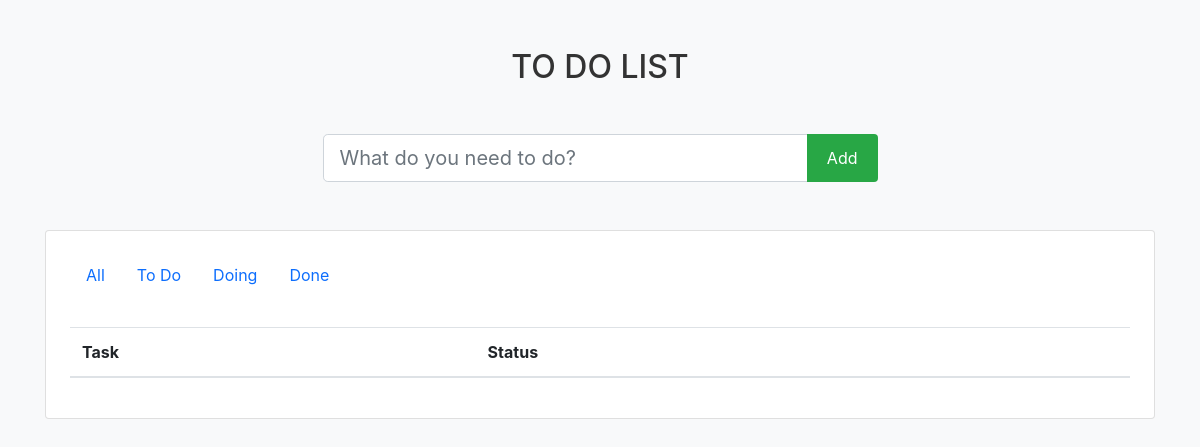
The app's page /, older data.
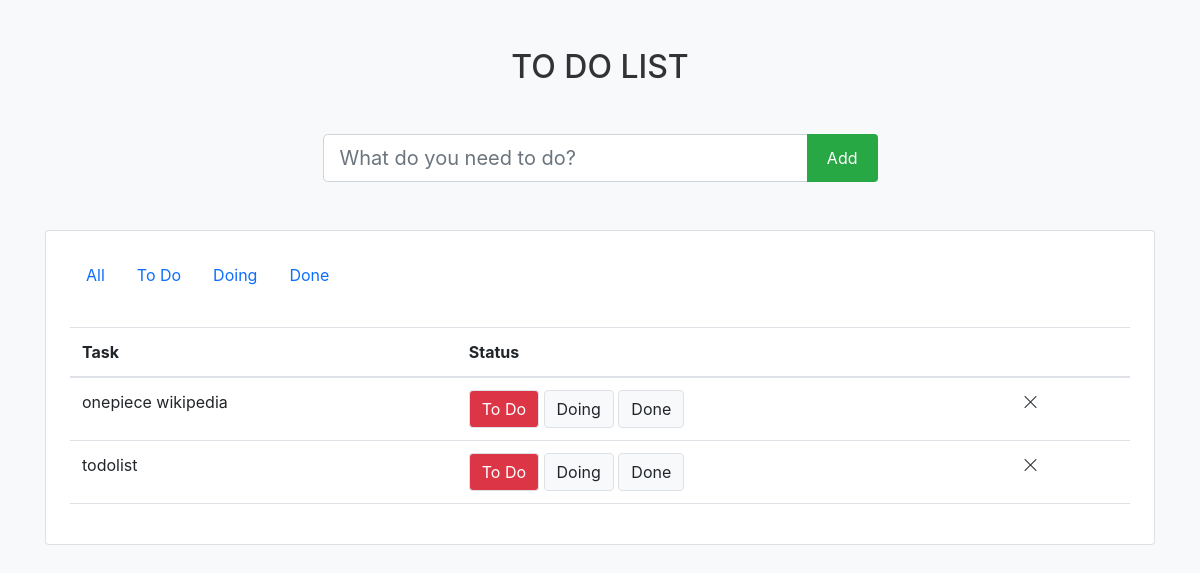
The same page, newer data.
### todo/models.py (models this page shows, shortened)
class Task(models.Model):
    class StatusChoice(models.TextChoices):
        TODO = "To Do"
        DOING = "Doing"
        DONE = "Done"
    name = models.CharField(max_length=255)
    created = models.DateTimeField(auto_now_add=True)
    status = models.CharField(
        choices=StatusChoice.choices, max_length=100, default=StatusChoice.TODO
    )

### todo/views.py (the view)
# urls.py: path("", views.index, name="index"),
def index(request: HttpRequest) -> HttpResponse:
    if request.method == "POST":
        form = TaskForm(data=request.POST)
        if form.is_valid():
            form.save()
    form = TaskForm()
    tasks = Task.objects.all().order_by("-created")
    context = {"tasks": tasks, "form": form, "Status":Task.StatusChoice}
    return render(request, "index.html", context)

### todo/forms.py
class TaskForm(forms.ModelForm):
    class Meta:
        model = Task
        fields = ["name"]
    name = forms.CharField(
        label=False,
        widget=forms.TextInput(
            attrs={
                "aria-label": "name",
                "placeholder": "What do you need to do?",
                "class": "form-control form-control-lg inline-block",
            }
        ),
    )

### todo/templates/index.html (shortened to what this page needs)
{% extends 'base.html' %}
{% block content %}
<h1 class="my-5 fade-in" style="font-size: 32px; color: #333; text-transform: uppercase; text-align: center; margin-top: 5%;">To Do List</h1>
<form class="w-50 mx-auto mb-5 d-flex" id="todo-form" method="post">
    <div class="input-group">
        {{ form }}
        <div class="input-group-append">
            <button style="background-color: #28a745; color: #fff; border: none; padding: 10px 20px; cursor: pointer;" class="btn btn-primary" type="submit">Add</button>
        </div>
    </div>
</form>
<section class="card p-4">
    <ul id="tabs" class="nav nav-pills mb-4 pb-2">
        <li class="nav-item">
            <a class="nav-link {% if filter_choice == 'ALL' %}active{% endif %}" href="{% url 'index' %}">
                All
            </a>
        </li>
        <li class="nav-item">
            <a class="nav-link {% if filter_choice == Status.TODO %}active{% endif %}"
                href="{% url 'filter' Status.TODO %}">To Do</a>
        </li>
        <li class="nav-item">
            <a class="nav-link {% if filter_choice == Status.DOING %}active{% endif %}"
                href="{% url 'filter' Status.DOING %}">Doing</a>
        </li>
        <li class="nav-item">
            <a class="nav-link {% if filter_choice == Status.DONE %}active{% endif %}"
                href="{% url 'filter' Status.DONE %}">Done</a>
        </li>
    </ul>
    <section id="todo-list">
        {% include 'partials/todo_list.html' %}
    </section>
</section>
{% endblock %}

### todo/templates/partials/todo_row.html
<tr id="task-row-{{task.id}}">
    {% if task.status == Status.DONE %}
    <td>
        <del>{{task.name}}</del>
    </td>
    {% else %}
    <td>{{task.name}}</td>
    {% endif %}
    <td>
        {% if task.status == Status.TODO %}
        <div class="btn btn-danger border">To Do</div>
        {% else %}
        <a class="btn btn-light border" href="{% url 'update_status' task.id Status.TODO %}">To Do</a>
        {% endif %}
        {% if task.status == Status.DOING %}
        <div class="btn btn-primary border">Doing</div>
        {% else %}
        <a class="btn btn-light border" href="{% url 'update_status' task.id Status.DOING %}">Doing</a>
        {% endif %}
        {% if task.status == Status.DONE %}
        <div class="btn btn-success border">Done</div>
        {% else %}
        <a class="btn btn-light border" href="{% url 'update_status' task.id Status.DONE %}">Done</a>
        {% endif %}
    </td>
    <td>
        <a class="m-2" href="{% url 'delete' task.id %}">
            <i class="link-dark bi-x-lg"></i>
        </a>
    </td>
</tr>

Row changes from the older to the newer data that the page shows:
added Task: name "onepiece wikipedia", status "To Do"
added Task: name "todolist", status "To Do"
